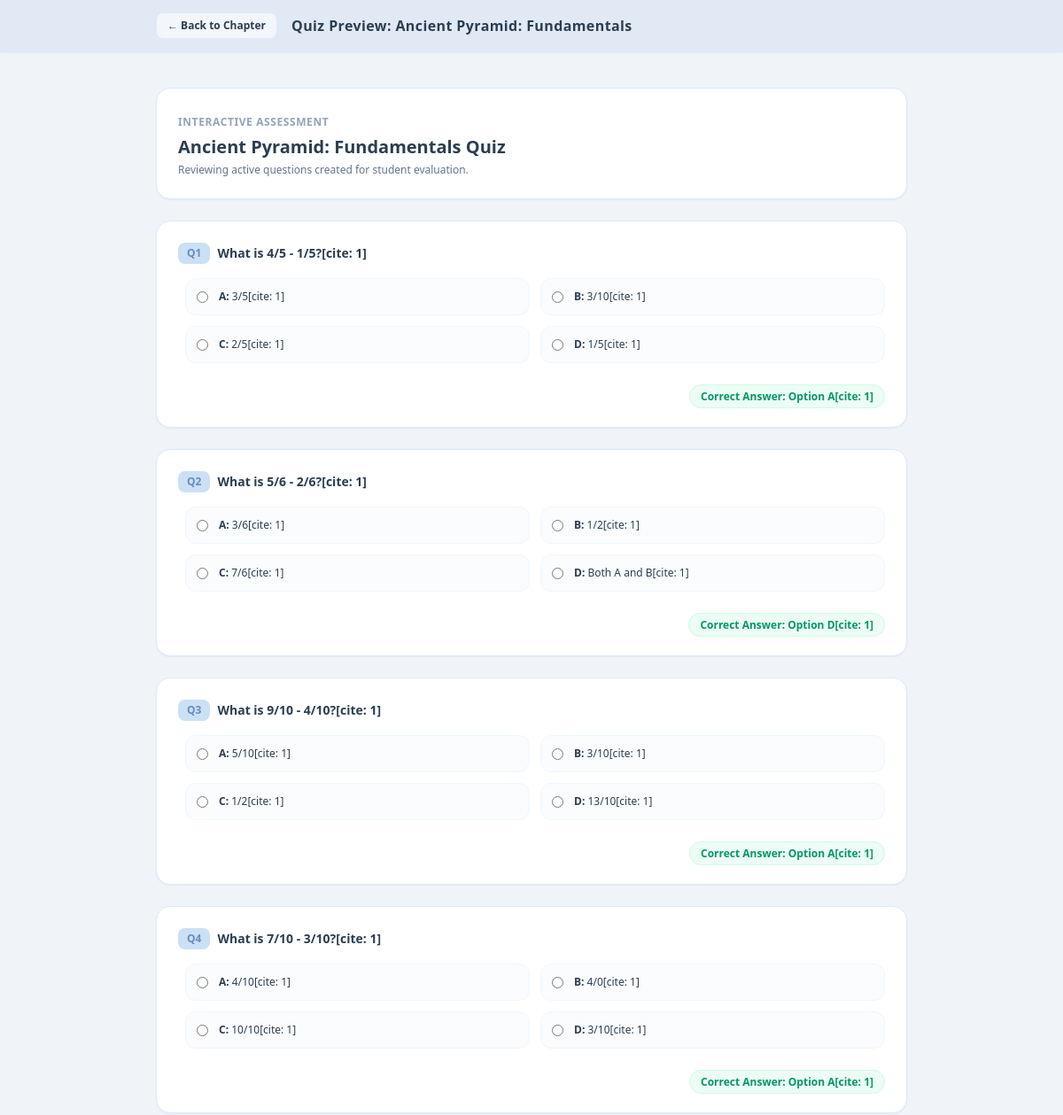
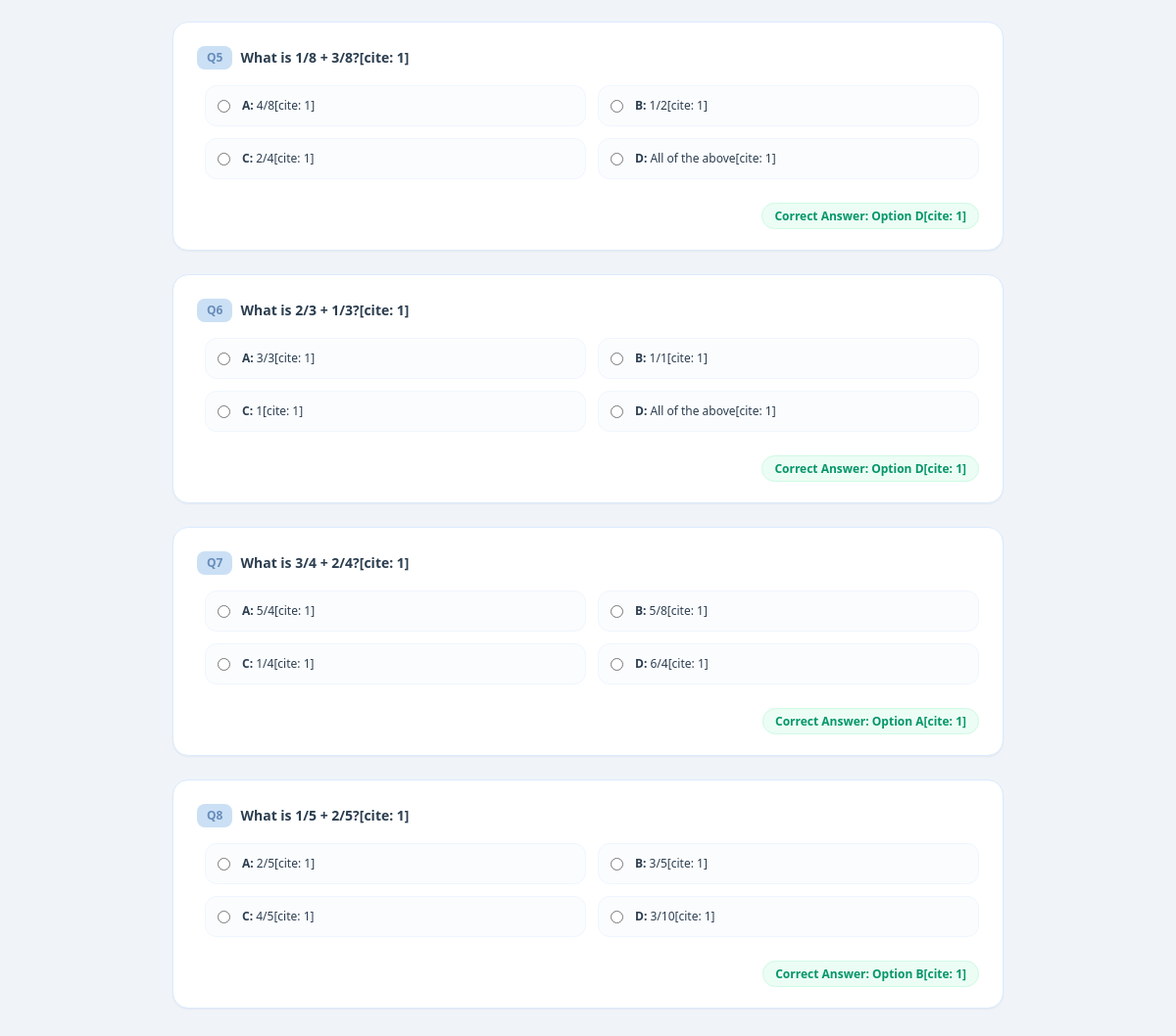
/teacher/chapter_quizzes.php?chapter=Ancient Pyramid: Fundamentals, run on the app's committed database (2 pictures, top to bottom).
### tables this page shows
CREATE TABLE chapter_quizzes (
        id INTEGER PRIMARY KEY AUTOINCREMENT,
        chapter_number INTEGER DEFAULT 1 NOT NULL,
        chapter_name TEXT NOT NULL,
        subtopic_name TEXT DEFAULT NULL,
        title TEXT DEFAULT NULL,
        question TEXT NOT NULL,
        option_a TEXT NOT NULL,
        option_b TEXT NOT NULL,
        option_c TEXT NOT NULL,
        option_d TEXT NOT NULL,
        correct_option TEXT NOT NULL,
        explanation TEXT,
        score INTEGER DEFAULT 1 NOT NULL
    );

### teacher/chapter_quizzes.php (the view, shortened to what this page needs)
<?php
require_once __DIR__ . '/../config/db.php';
$chapter_name = isset($_GET['chapter']) ? trim(urldecode($_GET['chapter'])) : '';
$stmt_quizzes = $pdo->prepare("SELECT * FROM chapter_quizzes WHERE chapter_name = ? ORDER BY id DESC");
$stmt_quizzes->execute([$chapter_name]);
$quizzes = $stmt_quizzes->fetchAll(PDO::FETCH_ASSOC);
?>
<!DOCTYPE html>
<html lang="en">
<head>
    <script src="https://cdn.tailwindcss.com"></script>
</head>
<body class="bg-pastel-bg text-pastel-text min-h-screen font-sans flex flex-col">
    <header class="bg-pastel-nav border-b border-blue-100 sticky top-0 z-50 shadow-sm">
        <div class="max-w-4xl mx-auto px-6 py-3.5 flex justify-between items-center w-full">
            <div class="flex items-center space-x-4">
                <a href="chapter_details.php?chapter=<?php echo urlencode($chapter_name); ?>" class="text-pastel-text hover:text-pastel-hover bg-white/60 hover:bg-white px-3 py-1.5 rounded-lg text-xs font-semibold transition border border-blue-100">&larr; Back to Chapter</a>
                <h1 class="text-base font-bold text-pastel-text tracking-wide">Quiz Preview: <?php echo htmlspecialchars($chapter_name); ?></h1>
            </div>
        </div>
    </header>
    <main class="max-w-4xl mx-auto px-6 py-10 flex-1 w-full space-y-6">
        <div class="bg-pastel-card rounded-2xl shadow-sm border border-blue-100 p-6">
            <span class="text-xs font-bold uppercase tracking-wider text-slate-400">Interactive Assessment</span>
            <h2 class="text-xl font-bold text-pastel-text mt-1"><?php echo htmlspecialchars($chapter_name); ?> Quiz</h2>
            <p class="text-xs text-slate-500 mt-1">Reviewing active questions created for student evaluation.</p>
        </div>
        <?php if (count($quizzes) > 0): ?>
            <form class="space-y-6">
                <?php foreach ($quizzes as $index => $quiz): ?>
                    <div class="bg-pastel-card rounded-2xl shadow-sm border border-blue-100 p-6 space-y-4">
                        <h3 class="text-sm font-bold text-pastel-text flex items-center space-x-2">
                            <span class="bg-pastel-badge text-pastel-hover px-2.5 py-1 rounded-lg text-xs">Q<?php echo $index + 1; ?></span>
                            <span><?php echo htmlspecialchars($quiz['question']); ?>[cite: 1]</span>
                        </h3>
                        <div class="grid grid-cols-1 md:grid-cols-2 gap-3 pl-2">
                            <label class="flex items-center space-x-3 p-3 rounded-xl border border-blue-50 bg-pastel-bg/30 text-xs cursor-pointer hover:border-pastel-primary">
                                <input type="radio" name="question_<?php echo $quiz['id']; ?>" value="A">
                                <span><strong>A:</strong> <?php echo htmlspecialchars($quiz['option_a']); ?>[cite: 1]</span>
                            </label>
                            <label class="flex items-center space-x-3 p-3 rounded-xl border border-blue-50 bg-pastel-bg/30 text-xs cursor-pointer hover:border-pastel-primary">
                                <input type="radio" name="question_<?php echo $quiz['id']; ?>" value="B">
                                <span><strong>B:</strong> <?php echo htmlspecialchars($quiz['option_b']); ?>[cite: 1]</span>
                            </label>
                            <label class="flex items-center space-x-3 p-3 rounded-xl border border-blue-50 bg-pastel-bg/30 text-xs cursor-pointer hover:border-pastel-primary">
                                <input type="radio" name="question_<?php echo $quiz['id']; ?>" value="C">
                                <span><strong>C:</strong> <?php echo htmlspecialchars($quiz['option_c']); ?>[cite: 1]</span>
                            </label>
                            <label class="flex items-center space-x-3 p-3 rounded-xl border border-blue-50 bg-pastel-bg/30 text-xs cursor-pointer hover:border-pastel-primary">
                                <input type="radio" name="question_<?php echo $quiz['id']; ?>" value="D">
                                <span><strong>D:</strong> <?php echo htmlspecialchars($quiz['option_d']); ?>[cite: 1]</span>
                            </label>
                        </div>
                        <div class="text-right pt-2">
                            <span class="text-xs font-semibold text-emerald-600 bg-emerald-50 px-3 py-1 rounded-full border border-emerald-100">
                                Correct Answer: Option <?php echo htmlspecialchars($quiz['correct_option']); ?>[cite: 1]
                            </span>
                        </div>
                    </div>
                <?php endforeach; ?>
            </form>
        <?php else: ?>
            <div class="bg-pastel-card rounded-2xl shadow-sm border border-blue-100 p-12 text-center">
                <p class="text-xs text-slate-400">No quiz questions have been added for this chapter yet. Go back to chapter details to add some questions[cite: 1].</p>
            </div>
        <?php endif; ?>
    </main>
</body>
</html>

### data on the page
chapter_quizzes: question "What is 4/5 - 1/5?", option_a "3/5", option_b "3/10", option_c "2/5", option_d "1/5", correct_option "A"
chapter_quizzes: question "What is 5/6 - 2/6?", option_a "3/6", option_b "1/2", option_c "7/6", option_d "Both A and B", correct_option "D"
chapter_quizzes: question "What is 9/10 - 4/10?", option_a "5/10", option_b "3/10", option_c "1/2", option_d "13/10", correct_option "A"
chapter_quizzes: question "What is 7/10 - 3/10?", option_a "4/10", option_b "4/0", option_c "10/10", option_d "3/10", correct_option "A"
chapter_quizzes: question "What is 1/8 + 3/8?", option_a "4/8", option_b "1/2", option_c "2/4", option_d "All of the above", correct_option "D"
chapter_quizzes: question "What is 2/3 + 1/3?", option_a "3/3", option_b "1/1", option_c "1", option_d "All of the above", correct_option "D"
chapter_quizzes: question "What is 3/4 + 2/4?", option_a "5/4", option_b "5/8", option_c "1/4", option_d "6/4", correct_option "A"
chapter_quizzes: question "What is 1/5 + 2/5?", option_a "2/5", option_b "3/5", option_c "4/5", option_d "3/10", correct_option "B"

### other printed values
$chapter_name "Ancient Pyramid: Fundamentals"
